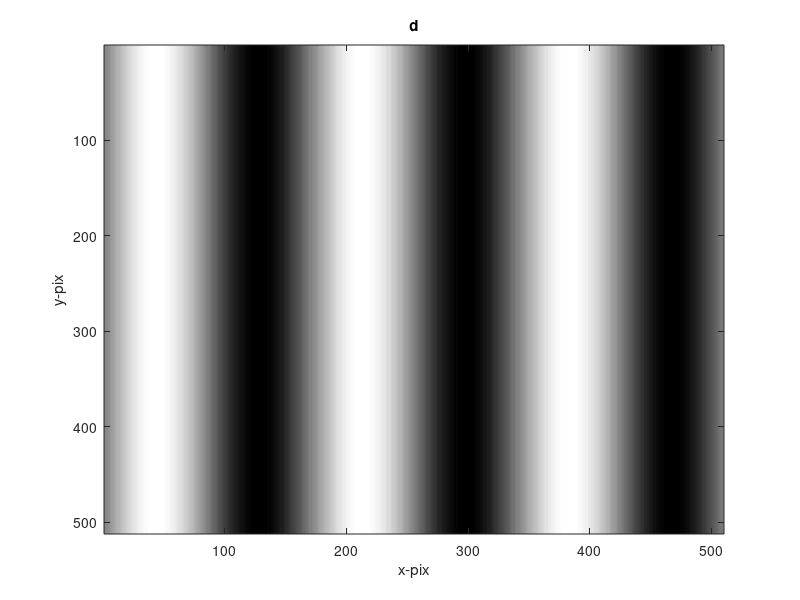
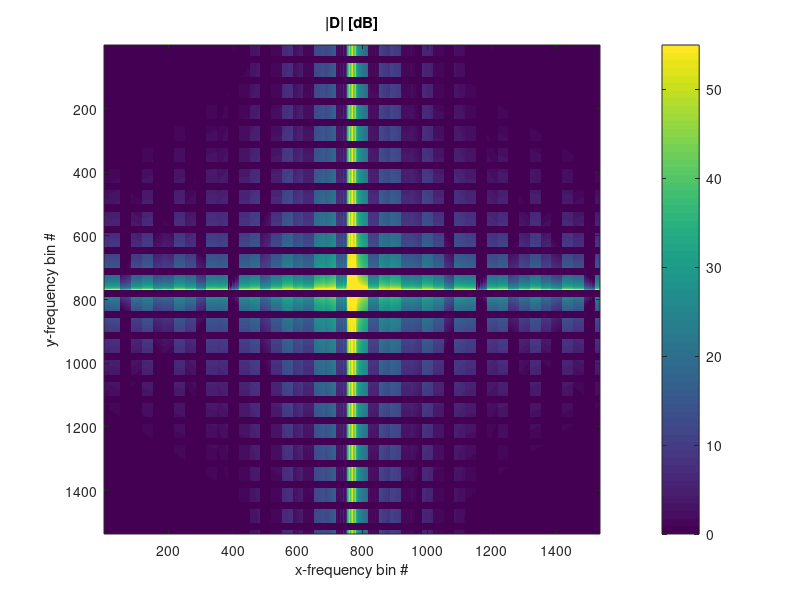
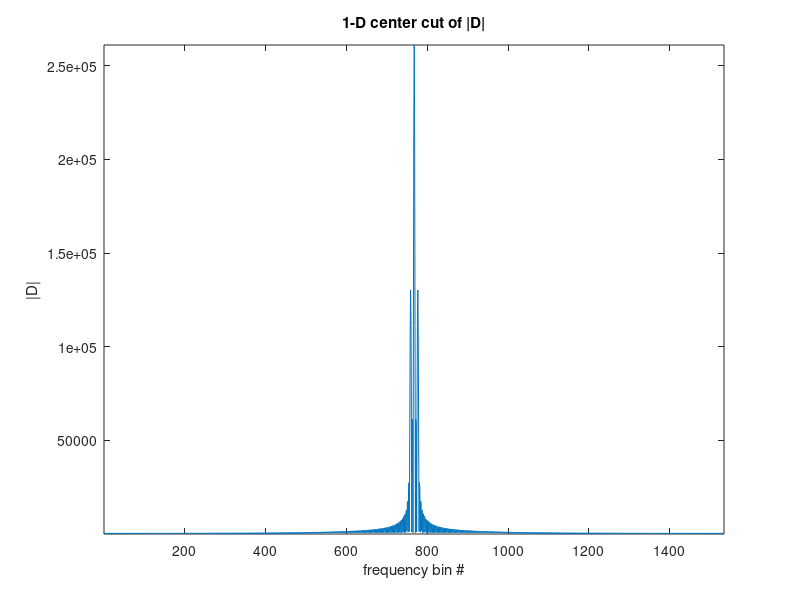
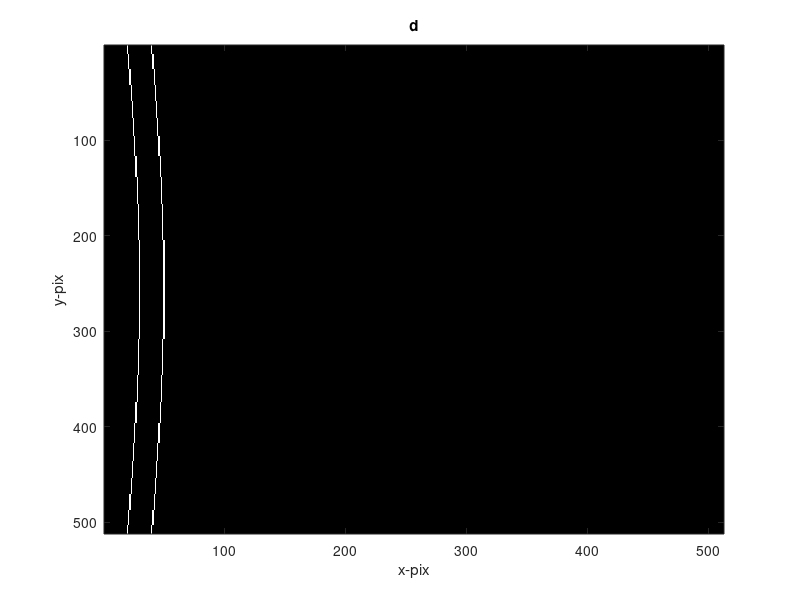

Source code (MATLAB) for these figures, in order:
function testFFT()
close('all')

npix = 512;
nrep = 3;
nsin = npix/nrep;
%% sine wave
s(1,:) = sind(linspace(0,360,nsin));
s = s + 1; %keeps always positive -- probably not needed but...
s = repmat(s,npix,nrep);

Smagdb = doplot(s);
disp('zoom into figure 3 to see the peaks near the center "DC" value')
%% skelton like

q = false(512);
q(:,[20,40]) = true;
% "bend" the vertical lines
maxshift = 10;
cshft = round(maxshift * sind(linspace(0,180,npix)));
% could probably do this with bsxfun, but clarity > efficiency here
for iq = 1:npix
    qrow(1,:) = q(iq,:);
    shift = [0,cshft(iq)]; %this is a row vector, so we use 2nd argument
   q(iq,:) = circshift(qrow,shift);
end

Qmagdb = doplot(q);

end

function Dmagdb = doplot(d)

npix = size(d,1);

figure
imagesc(d),colormap('gray')
title('d')
xlabel('x-pix')
ylabel('y-pix')
%%
d = padarray(d,[npix,npix]);
D = fftshift(fft2(d));
Dmagdb = 20*log10(abs(D));
%%
figure
imagesc(Dmagdb)
title('|D| [dB]')
xlabel('x-frequency bin #')
ylabel('y-frequency bin #')
title('|D| [dB]')
colorbar
set(gca,'clim',[0,55])
%%
%get middle row index
mid = size(d,1)/2+1;

figure
plot(abs(D(mid,:))) %1-D cut of center 
title('1-D center cut of |D|')
axis('tight')
xlabel('frequency bin #')
ylabel('|D|')

end
